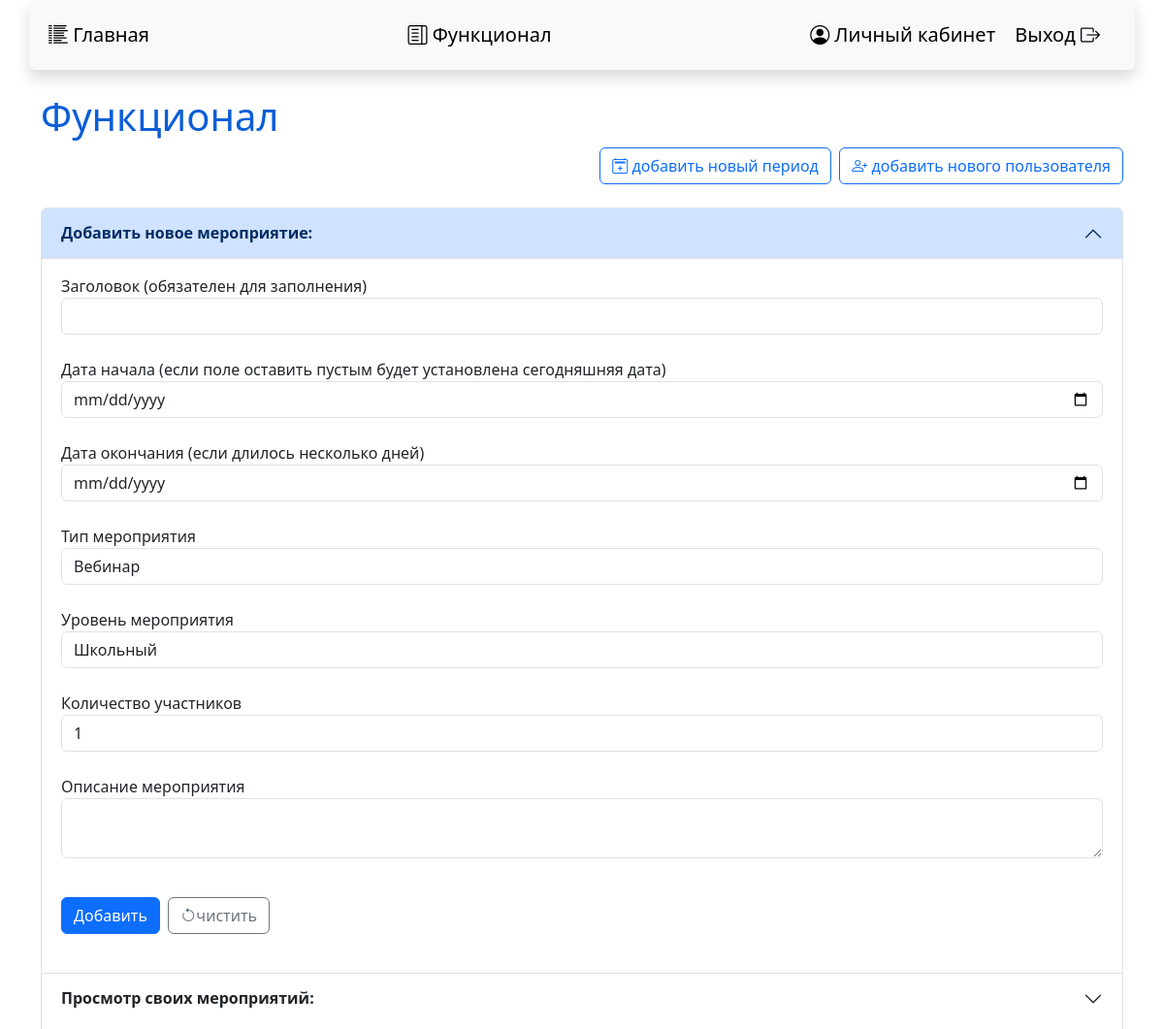
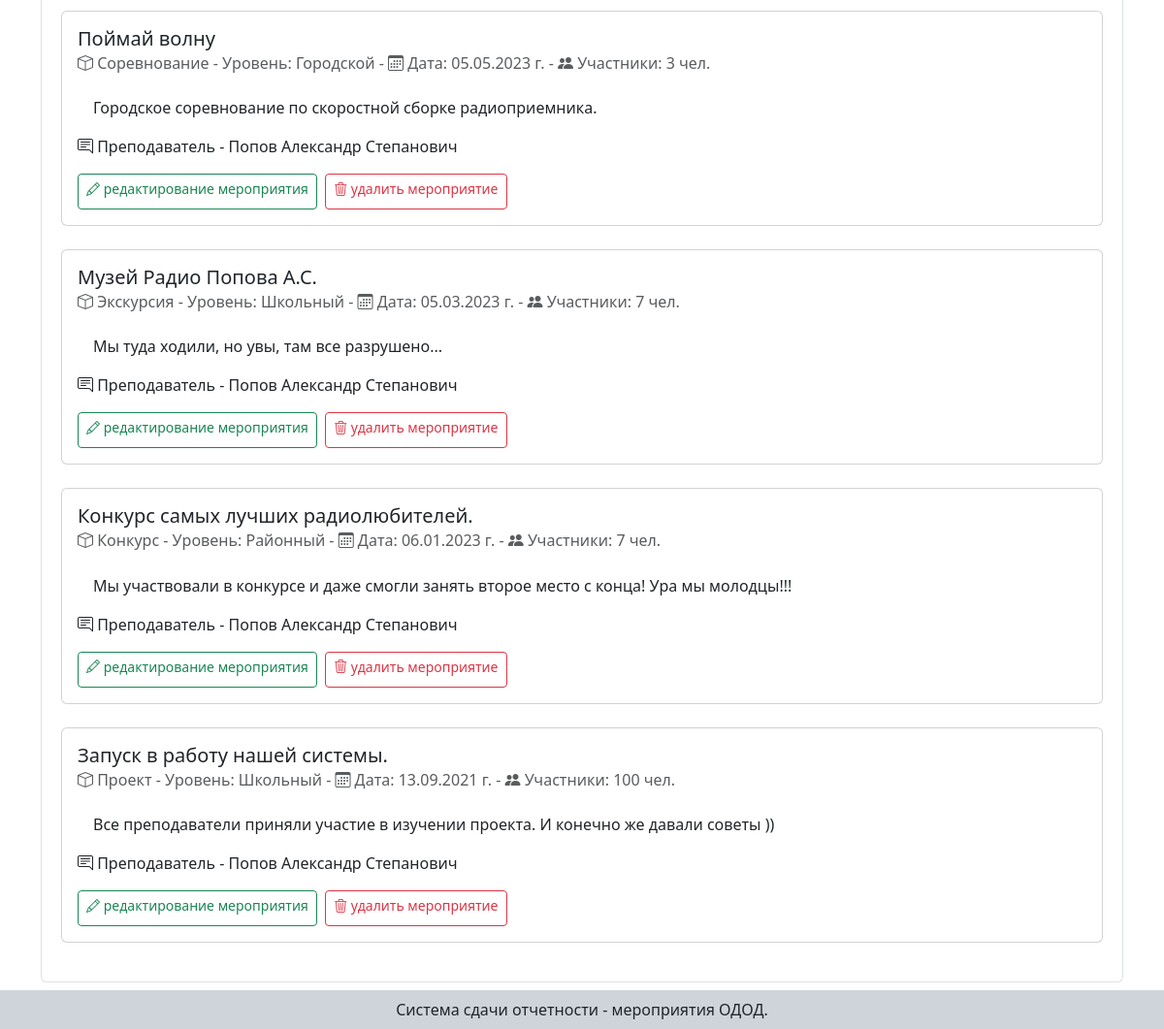
The page /function (signed in) on the database its author committed (2 pictures, top to bottom).
### data/events.py (models this page shows, shortened)
class Event(SqlAlchemyBase):
    __tablename__ = 'events'
    id = sqlalchemy.Column(sqlalchemy.Integer, primary_key=True, autoincrement=True)
    title = sqlalchemy.Column(sqlalchemy.String,  index=True, nullable=False)
    type_event = sqlalchemy.Column(sqlalchemy.String, nullable=False)
    level_event = sqlalchemy.Column(sqlalchemy.String, nullable=False)
    start_date = sqlalchemy.Column(sqlalchemy.DateTime, index=True, default=datetime.datetime.now)
    end_date = sqlalchemy.Column(sqlalchemy.DateTime, default=datetime.datetime.now)
    members = sqlalchemy.Column(sqlalchemy.Integer, nullable=True)
    content = sqlalchemy.Column(sqlalchemy.String, nullable=True)
    course_id = sqlalchemy.Column(sqlalchemy.Integer, sqlalchemy.ForeignKey("courses.id"))
    course = orm.relationship('Course')
    user_id = sqlalchemy.Column(sqlalchemy.Integer, sqlalchemy.ForeignKey("users.id"))
    user = orm.relationship('User')

### data/users.py (models this page shows, shortened)
class User(SqlAlchemyBase, UserMixin):
    __tablename__ = 'users'
    id = sqlalchemy.Column(sqlalchemy.Integer, primary_key=True, autoincrement=True)
    name = sqlalchemy.Column(sqlalchemy.String, nullable=False)
    login = sqlalchemy.Column(sqlalchemy.String, index=True, unique=True, nullable=False)
    email = sqlalchemy.Column(sqlalchemy.String, unique=True, nullable=False)
    hashed_password = sqlalchemy.Column(sqlalchemy.String, nullable=False)
    created_date = sqlalchemy.Column(sqlalchemy.DateTime, default=datetime.datetime.now)
    admin = sqlalchemy.Column(sqlalchemy.Boolean, default=False)
    events = orm.relationship("Event", back_populates='user')
    courses = orm.relationship("Course", back_populates='user')

### index.py (the view, shortened to what this page needs)
@app.route("/function", methods=['GET', 'POST'])
@login_manager.user_loader
def function():
    if not current_user.is_authenticated:
        return redirect(url_for('sign_in'))
    db_sess = db_session.create_session()
    form = EventForm()
    data = {"title": "Функционал",
            "form": form,
            "events": db_sess.query(Event).filter(Event.user == current_user).order_by(Event.start_date.desc()).all(),
            }
    return render_template("function.html", **data)

### data/db_session.py (called while the page is built)
def create_session() -> Session:
    global __factory
    return __factory()

### index.py (called while the page is built)
@login_manager.user_loader
def load_user(user_id):
    db_sess = db_session.create_session()
    return db_sess.get(User, user_id)

### templates/function.html (shortened to what this page needs)
{% extends "base.html" %}
{% block content %}
    {% if current_user.is_authenticated %}
    <h1>Функционал</h1>
        {% if current_user.admin %}
        <div class="d-flex justify-content-end">
            <a href="{{ url_for('period') }}" class="btn btn-outline-primary">
                <i class="bi bi-calendar2-plus"></i> добавить новый период
            </a><pre> </pre>
            <a href="{{ url_for('register') }}" class="btn btn-outline-primary">
                <i class="bi bi-person-plus"></i> добавить нового пользователя
            </a>
        </div>
        <br>
        {% endif %}
        <div class="accordion" id="accordionPanelsStayOpenExample">
            <div class="accordion-item">
                <h2 class="accordion-header" id="panelsStayOpen-headingOne">
                    <button class="accordion-button" type="button" data-bs-toggle="collapse" data-bs-target="#panelsStayOpen-collapseOne" aria-expanded="true" aria-controls="panelsStayOpen-collapseOne">
                        {% if title == "Редактирование мероприятия" %}
                            <b>Отредактируйте мероприятие:</b>
                        {% else %}
                            <b>Добавить новое мероприятие:</b>
                        {% endif %}
                    </button>
                </h2>
                <div id="panelsStayOpen-collapseOne" class="accordion-collapse collapse show" aria-labelledby="panelsStayOpen-headingOne">
                <div class="accordion-body">
                    <form action="" method="post">
                        <p>
                            {{ form.title.label }}<br>
                            {{ form.title(class="form-control") }}<br>
                            {{ form.date_start.label }}<br>
                            {{ form.date_start(class="form-control") }}<br>
                            {{ form.date_end.label }}<br>
                            {{ form.date_end(class="form-control") }}<br>
                            {{ form.type_event.label }}<br>
                            {{ form.type_event(class="form-control") }}<br>
                            {{ form.level_event.label }}<br>
                            {{ form.level_event(class="form-control") }}<br>
                            {{ form.members.label }}<br>
                            {{ form.members(class="form-control") }}<br>
                            {{ form.content.label }}<br>
                            {{ form.content(class="form-control") }}<br>
                        </p>
                        <div class="d-flex">
                            {{ form.submit(type="submit", class="btn btn-primary") }}<pre> </pre>
                                {% if title == "Редактирование мероприятия" %}
                                    <a href="{{ url_for('function') }}" class="btn btn-outline-secondary ">
                                        <i class="bi bi-arrow-counterclockwise"></i>тменить редактирование</a>
                                {% else %}
                                    <a href="{{ url_for('function') }}" class="btn btn-outline-secondary ">
                                        <i class="bi bi-arrow-counterclockwise"></i>чистить</a>
                                {% endif %}
                        </div><br>
                    </form>
                </div>
              </div>
            </div>
            {% if title != "Редактирование мероприятия" %}
            <div class="accordion-item">
                <h2 class="accordion-header" id="panelsStayOpen-headingTwo">
                    <button class="accordion-button collapsed" type="button" data-bs-toggle="collapse" data-bs-target="#panelsStayOpen-collapseTwo" aria-expanded="false" aria-controls="panelsStayOpen-collapseTwo">
                        <b>Просмотр своих мероприятий:</b>
                    </button>
                </h2>
                <div id="panelsStayOpen-collapseTwo" class="accordion-collapse collapse show" aria-labelledby="panelsStayOpen-headingTwo">
                    <div class="accordion-body">
                    {% for item in events %}
                    <div class="card" style="width: 100%;">
                        <div class="card-body">
                            <h5 class="card-title">{{item.title}}</h5>
                            <h6 class="card-subtitle mb-2 text-muted"><i class="bi bi-box"></i> {{item.type_event.capitalize()}} -
                                Уровень: {{item.level_event.capitalize()}} -
                                <i class="bi bi-calendar3"></i> Дата: {{item.start_date.strftime("%d.%m.%Y г.")}} -
                                <i class="bi bi-people-fill"></i> Участники: {{item.members}} чел.</h6>
                            <div class="card-body">{{item.content}}</div>
                            <p class="card-text"><i class="bi bi-chat-right-text"></i> Преподаватель - {{item.user.name}}</p>
                            {% if current_user.is_authenticated and current_user == item.user %}
                            <div class="d-flex">
                                <a href="/function/{{ item.id }}" class="btn btn-outline-success btn-sm">
                                    <i class="bi bi-pencil"></i> редактирование мероприятия </a>
                                <pre> </pre>
                                <a href="/event_delete/{{ item.id }}" class="btn btn-outline-danger btn-sm">
                                    <i class="bi bi-trash3"></i> удалить мероприятие </a>
                            </div>
                            {% endif %}
                        </div>
                    </div>
                    <br>
                    {% endfor %}
                  </div>
                </div>
            </div>
            {% endif %}
        </div>
    {% else %}
        <h2>Информация недоступна (пользователь не авторизован)</h2>
        <h2><a class="navbar-brand" href="sign_in">... перейти на страницу авторизации ></a></h2>
    {% endif %}
{% endblock %}

### static/css/style.css (style rules this page uses)
h1 { color: #0B5ED7; }

### rows shown on the page
Event: title "Поймай волну", type_event "Соревнование", level_event "Городской", start_date "05.05.2023 г.", members "3", content "Городское соревнование по скоростной сборке радиоприемника.", user.name "Попов Александр Степанович"
Event: title "Музей Радио Попова А.С.", type_event "Экскурсия", level_event "Школьный", start_date "05.03.2023 г.", members "7", content "Мы туда ходили, но увы, там все разрушено...", user.name "Попов Александр Степанович"
Event: title "Конкурс самых лучших радиолюбителей.", type_event "Конкурс", level_event "Районный", start_date "06.01.2023 г.", members "7", content "Мы участвовали в конкурсе и даже смогли занять второе место с конца! Ура мы молодцы!!!", user.name "Попов Александр Степанович"
Event: title "Запуск в работу нашей системы.", type_event "Проект", level_event "Школьный", start_date "13.09.2021 г.", members "100", content "Все преподаватели приняли участие в изучении проекта. И конечно же давали советы ))", user.name "Попов Александр Степанович"
